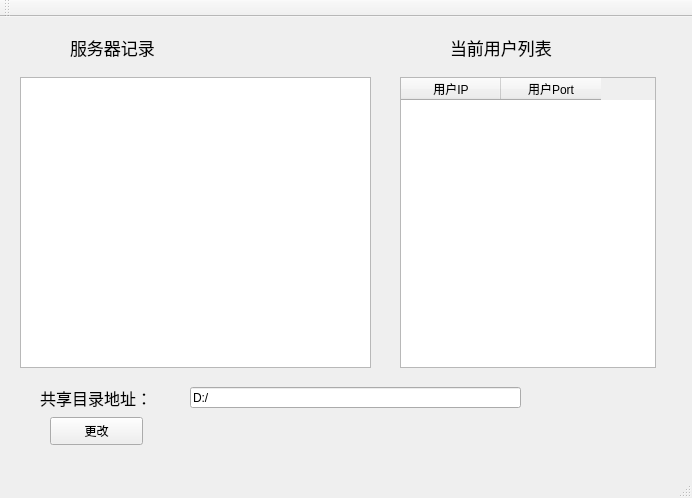
<?xml version="1.0" encoding="UTF-8"?>
<ui version="4.0">
 <class>MainWindow</class>
 <widget class="QMainWindow" name="MainWindow">
  <property name="geometry">
   <rect>
    <x>0</x>
    <y>0</y>
    <width>692</width>
    <height>498</height>
   </rect>
  </property>
  <property name="windowTitle">
   <string>MainWindow</string>
  </property>
  <widget class="QWidget" name="centralWidget">
   <widget class="QTextEdit" name="textEdit">
    <property name="geometry">
     <rect>
      <x>20</x>
      <y>60</y>
      <width>351</width>
      <height>291</height>
     </rect>
    </property>
   </widget>
   <widget class="QLabel" name="label">
    <property name="geometry">
     <rect>
      <x>70</x>
      <y>10</y>
      <width>111</width>
      <height>41</height>
     </rect>
    </property>
    <property name="font">
     <font>
      <pointsize>13</pointsize>
     </font>
    </property>
    <property name="text">
     <string>服务器记录</string>
    </property>
   </widget>
   <widget class="QLabel" name="label_2">
    <property name="geometry">
     <rect>
      <x>40</x>
      <y>370</y>
      <width>131</width>
      <height>21</height>
     </rect>
    </property>
    <property name="font">
     <font>
      <pointsize>12</pointsize>
     </font>
    </property>
    <property name="text">
     <string>共享目录地址：</string>
    </property>
   </widget>
   <widget class="QLineEdit" name="lineEdit">
    <property name="geometry">
     <rect>
      <x>190</x>
      <y>370</y>
      <width>331</width>
      <height>21</height>
     </rect>
    </property>
    <property name="text">
     <string>D:/</string>
    </property>
    <property name="readOnly">
     <bool>true</bool>
    </property>
   </widget>
   <widget class="QPushButton" name="pushButton">
    <property name="geometry">
     <rect>
      <x>50</x>
      <y>400</y>
      <width>93</width>
      <height>28</height>
     </rect>
    </property>
    <property name="text">
     <string>更改</string>
    </property>
   </widget>
   <widget class="QLabel" name="label_3">
    <property name="geometry">
     <rect>
      <x>450</x>
      <y>10</y>
      <width>141</width>
      <height>41</height>
     </rect>
    </property>
    <property name="font">
     <font>
      <pointsize>13</pointsize>
     </font>
    </property>
    <property name="text">
     <string>当前用户列表</string>
    </property>
   </widget>
   <widget class="QTableWidget" name="tableWidget">
    <property name="geometry">
     <rect>
      <x>400</x>
      <y>60</y>
      <width>256</width>
      <height>291</height>
     </rect>
    </property>
    <column>
     <property name="text">
      <string>用户IP</string>
     </property>
    </column>
    <column>
     <property name="text">
      <string>用户Port</string>
     </property>
    </column>
   </widget>
  </widget>
  <widget class="QMenuBar" name="menuBar">
   <property name="geometry">
    <rect>
     <x>0</x>
     <y>0</y>
     <width>692</width>
     <height>26</height>
    </rect>
   </property>
  </widget>
  <widget class="QToolBar" name="mainToolBar">
   <attribute name="toolBarArea">
    <enum>TopToolBarArea</enum>
   </attribute>
   <attribute name="toolBarBreak">
    <bool>false</bool>
   </attribute>
  </widget>
  <widget class="QStatusBar" name="statusBar"/>
 </widget>
 <layoutdefault spacing="6" margin="11"/>
 <resources/>
 <connections/>
</ui>
